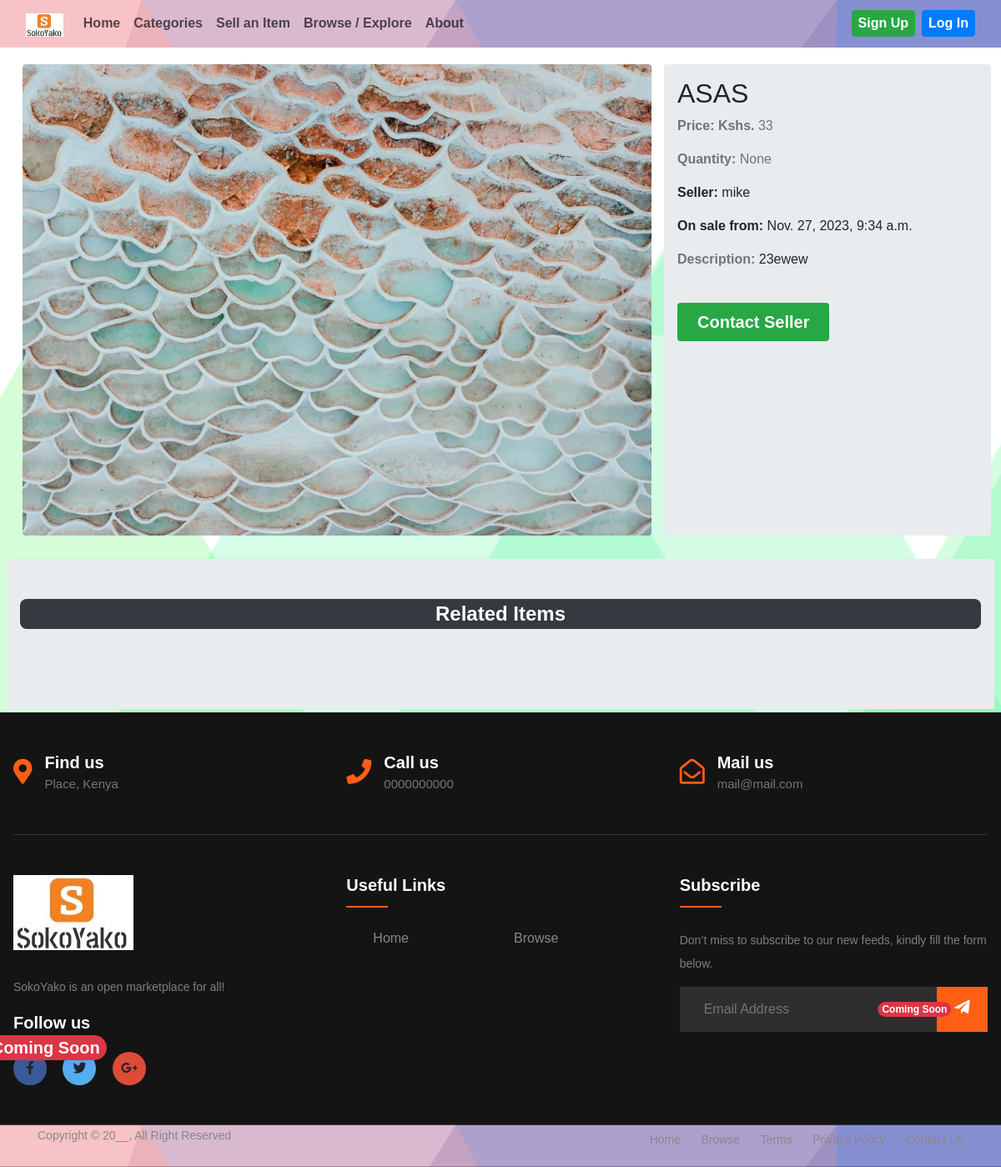
Before: /items/10/ with the older database file.
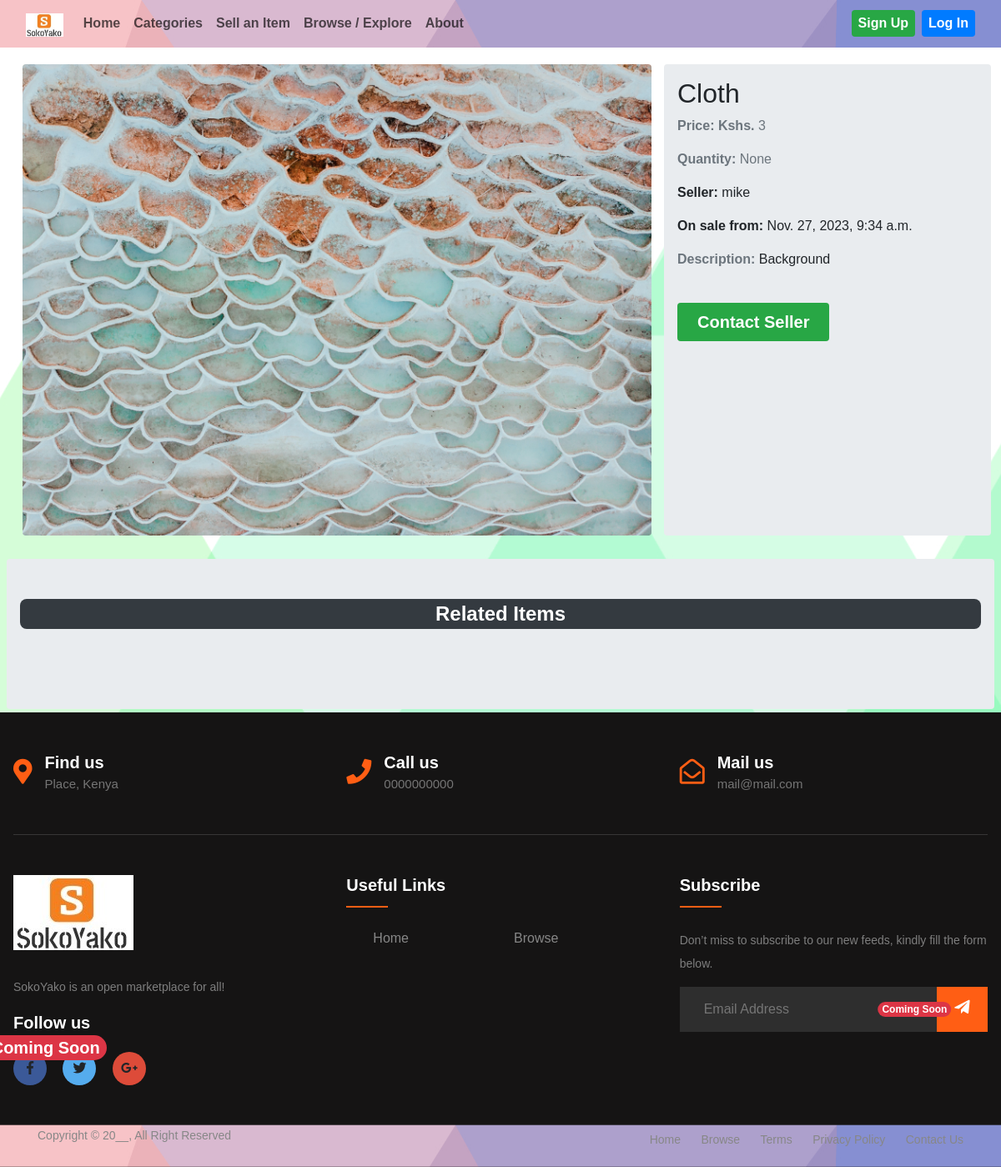
After: the same page with the newer database file.
### item/models.py (models this page shows, shortened)
class Item(models.Model):
    category = models.ForeignKey(Category, related_name='items', on_delete=models.CASCADE)
    name = models.CharField(max_length=200)
    quantity = models.PositiveIntegerField(blank=True, null=True)
    description = models.TextField(blank=True, null=True)
    price = models.IntegerField()
    image = models.ImageField(upload_to='item_images', blank=True, null=True)
    is_sold = models.BooleanField(default=False)
    is_featured = models.BooleanField(default=False)
    created_by = models.ForeignKey(User, related_name='items', on_delete=models.CASCADE)
    created_at = models.DateTimeField(auto_now_add=True)

### item/views.py (the view)
# urls.py: path('<int:pk>/', views.detail, name='detail'),
def detail(request, pk):
    item = get_object_or_404(Item, pk=pk)
    related_items = Item.objects.filter(category=item.category, is_sold=False).exclude(pk=pk)
    seller = item.created_by
    if request.user.is_authenticated:
        try:
            contact_card = ContactCard.objects.get(user=request.user)
        except ContactCard.DoesNotExist:
            contact_card = None
    else:
        contact_card = None
    return render(request, 'detail.html', {
        'item': item,
        'related_items': related_items,
        'seller': seller,
        'contact_card': contact_card
    })

### item/templates/detail.html (shortened to what this page needs)
{% extends 'layout.html' %}
{% load static %}
{% block data %}
    <div class="row my-3 mx-2 p-1 ">
        <div class="col-md-8 container-fluid h-75">
            <img src="{{ item.image.url }}" alt="" class="rounded img-fluid w-100 ">
        </div>
        <div class="col-md-4 p-3 bg-body-secondary rounded">
            <h1 class="mb-2 fs-2"> {{ item.name }}</h1>
            <p class="text-muted"><strong>Price: Kshs. </strong> {{ item.price }}</p>
            <p class="text-muted"><strong>Quantity: </strong> {{ item.quantity }}</p>
            <p class="muted"><strong>Seller: </strong> {{ item.created_by }}</p>
            <p class="muted"><strong>On sale from: </strong> {{ item.created_at }}</p>
            {% if item.description%}
                <p class="muted"><strong class="text-secondary">Description: </strong> {{ item.description }}</p>
            {% endif %}
            {% if request.user == item.created_by %}
                <div class="mt-3 p-2 bg-white rounded">
                    <p class="text-secondary fw-bolder fs-4">Do you want to edit this item? </p>
                    <p><a href="{% url 'item:edit' item.id %}" class="d-inline-block mt-4 px-4 py-2 fs-5 fw-bold text-white bg-info rounded text-decoration-none"> Edit</a></p>
                    <a href="{% url 'item:delete' item.id %}" class="d-inline-block mt-4 px-4 py-2 fs-5 fw-bold text-white bg-danger rounded text-decoration-none"> Delete</a>
                </div>
            {% else %}
                <a href="{% url 'base:view_seller_contact_card' seller_id=seller.id %}" class="d-inline-block mt-4 px-4 py-2 fs-5 fw-bold text-white bg-success rounded text-decoration-none"> Contact Seller</a>
            {% endif %}
        </div>
    </div>
    <div class="mt-4 mb-1 mx-2 px-3 py-5 bg-body-secondary rounded">
        <h2 class="mb-3 fs-3 text-center text-white fs-4 fw-bolder bg-dark p-1 rounded-3"> Related Items</h2>
                <div class="simpcard-grid p-3 ms-3">
                </div>
    </div>
{% endblock %}

Changed rows visible on the page:
changed Item "None": name "ASAS" → "Cloth"; price "33" → "3"; description "23ewew" → "Background"
